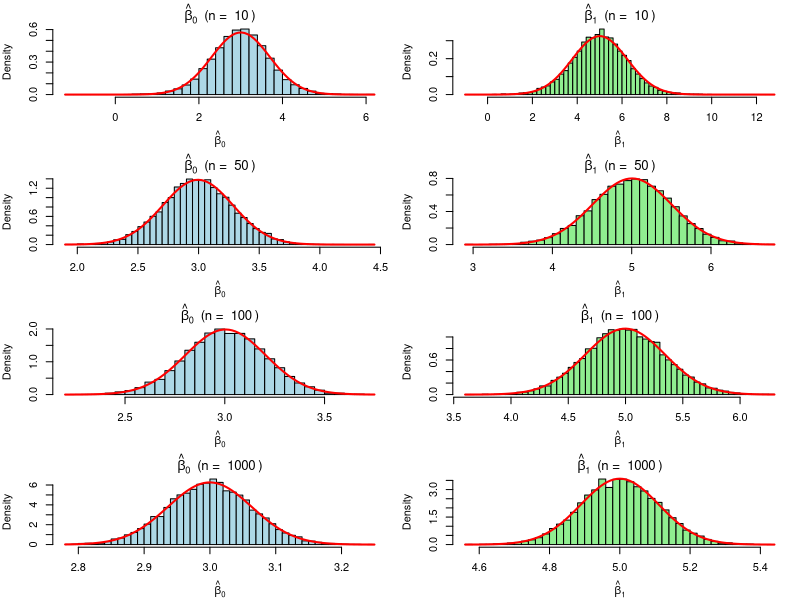
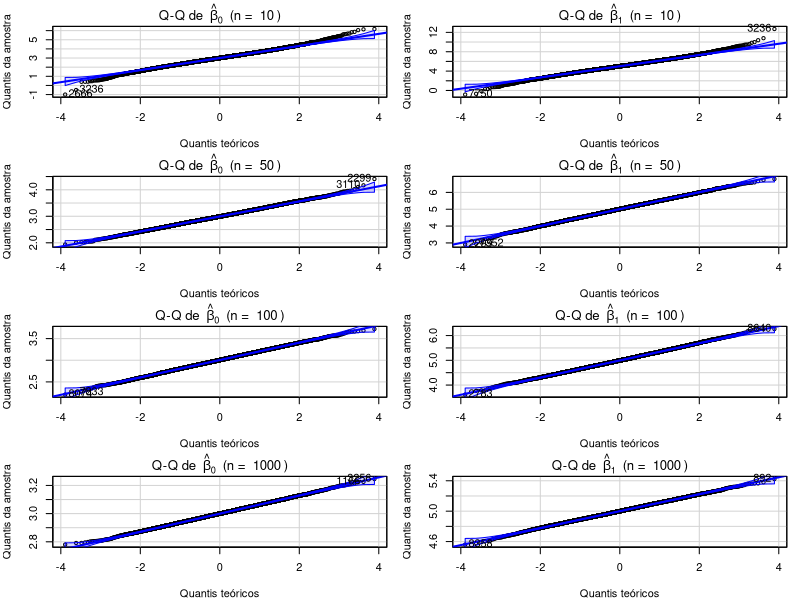

The R script that drew these images, in order:
RNGkind("Marsaglia")
set.seed(1234)

ns <- c(10,50,100,1000)
beta0 <- 3
beta1 <- 5
B <- 10000

beta0_hat <- numeric(B)
beta1_hat <- numeric(B)

simular_estimativas <- function(n) {
  resultados <- replicate(B, {
    X <- runif(n)
    e <- rnorm(n)
    Y <- beta0 + beta1 * X + e
    coef(lm(Y ~ X))
  })
  list(beta0_hat = resultados[1, ], beta1_hat = resultados[2, ])
}

# usando for
# for (n in ns) {
#   resultados_simulacao[[as.character(n)]] <- simular_estimativas(n, B)
# }

# usando lapply
resultados_simulacao <- lapply(ns, simular_estimativas)
names(resultados_simulacao) <- as.character(ns)

# usando for pra plotar os graficos

par(mfrow = c(4, 2), mar = c(4, 4, 2, 1))  

for (n in ns) {
  res <- resultados_simulacao[[as.character(n)]]
  
  # Histograma beta0_hat
  hist(res$beta0_hat, probability = TRUE, col = "lightblue",
       main = bquote(hat(beta)[0] ~ " (n = " ~ .(n) ~ ")"),
       xlab = expression(hat(beta)[0]), breaks = 50)
  curve(dnorm(x, mean = mean(res$beta0_hat), sd = sd(res$beta0_hat)),
        col = "red", lwd = 2, add = TRUE)
  
  # Histograma beta1_hat
  hist(res$beta1_hat, probability = TRUE, col = "lightgreen",
       main = bquote(hat(beta)[1] ~ " (n = " ~ .(n) ~ ")"),
       xlab = expression(hat(beta)[1]), breaks = 50)
  curve(dnorm(x, mean = mean(res$beta1_hat), sd = sd(res$beta1_hat)),
        col = "red", lwd = 2, add = TRUE)
}


library(car)
par(mfrow = c(4, 2), mar = c(4, 4, 2, 1))

for (n in ns) {
  res <- resultados_simulacao[[as.character(n)]]
  
  qqPlot(res$beta0_hat, 
         main = bquote("Q-Q de " ~ hat(beta)[0] ~ " (n = " ~ .(n) ~ ")"),
         ylab = "Quantis da amostra", xlab = "Quantis teóricos", col = "black")
  
  qqPlot(res$beta1_hat, 
         main = bquote("Q-Q de " ~ hat(beta)[1] ~ " (n = " ~ .(n) ~ ")"),
         ylab = "Quantis da amostra", xlab = "Quantis teóricos", col = "black")
}
